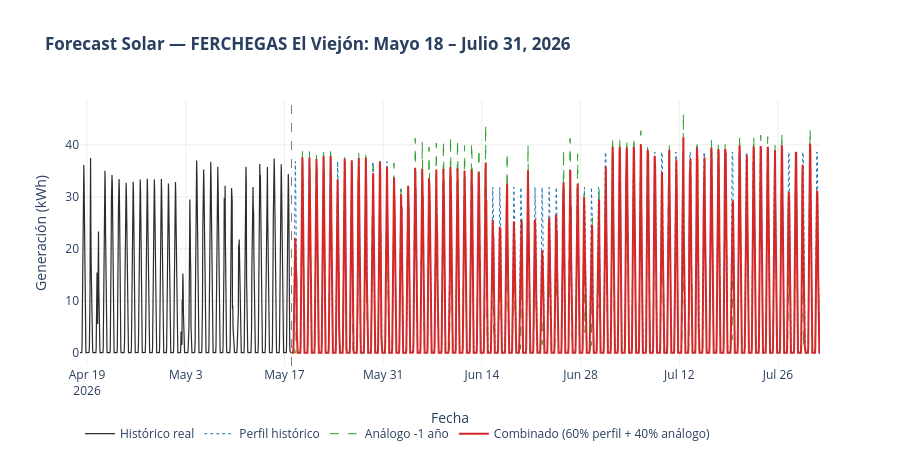

Source (notebook cell):
### Markdown cell above
## 5. Gráficas

### Code cell
hist_rec = df[df['Datetime'] >= '2026-04-18'][['Datetime','Generacion_kWh']]

fig_serie = go.Figure()
fig_serie.add_trace(go.Scatter(
    x=hist_rec['Datetime'], y=hist_rec['Generacion_kWh'],
    mode='lines', name='Histórico real', line=dict(color='#2c2c2c', width=1.2),
    hovertemplate='%{x|%d %b %H:%M}<br>Real: %{y:.1f} kWh<extra></extra>'
))
fig_serie.add_trace(go.Scatter(
    x=df_fc['Datetime'], y=df_fc['Gen_perfil'],
    mode='lines', name='Perfil histórico', line=dict(color='#1f77b4', width=1.0, dash='dot'),
    hovertemplate='%{x|%d %b %H:%M}<br>Perfil: %{y:.1f} kWh<extra></extra>'
))
fig_serie.add_trace(go.Scatter(
    x=df_fc['Datetime'], y=df_fc['Gen_analogo'],
    mode='lines', name='Análogo -1 año', line=dict(color='#2ca02c', width=1.0, dash='dash'),
    hovertemplate='%{x|%d %b %H:%M}<br>Análogo: %{y:.1f} kWh<extra></extra>'
))
fig_serie.add_trace(go.Scatter(
    x=df_fc['Datetime'], y=df_fc['Gen_combinada'],
    mode='lines', name='Combinado (60% perfil + 40% análogo)', line=dict(color='#d62728', width=2),
    hovertemplate='%{x|%d %b %H:%M}<br>Combinado: %{y:.1f} kWh<extra></extra>'
))
fig_serie.add_vline(x='2026-05-18', line_dash='dash', line_color='gray', line_width=1)
fig_serie.update_layout(
    title='<b>Forecast Solar — FERCHEGAS El Viejón: Mayo 18 – Julio 31, 2026</b>',
    xaxis_title='Fecha', yaxis_title='Generación (kWh)',
    plot_bgcolor='white', height=460,
    xaxis=dict(showgrid=True, gridcolor='#eee'),
    yaxis=dict(showgrid=True, gridcolor='#eee'),
    legend=dict(orientation='h', y=-0.2)
)
fig_serie.show()

### Figure 1 — Plotly figure (JSON) as saved in the notebook; plotly's stock layout.template omitted (floating-point values rounded to 4 significant figures; data arrays with more than 128 entries replaced by an {"elided": "..."} marker saying what was removed)
{"data": [{"hovertemplate": "%{x|%d %b %H:%M}<br>Real: %{y:.1f} kWh<extra></extra>", "line": {"color": "#2c2c2c", "width": 1.2}, "mode": "lines", "name": "Histórico real", "type": "scatter", "x": {"elided": "720 str values"}, "y": {"elided": "720 float values"}}, {"hovertemplate": "%{x|%d %b %H:%M}<br>Perfil: %{y:.1f} kWh<extra></extra>", "line": {"color": "#1f77b4", "dash": "dot", "width": 1}, "mode": "lines", "name": "Perfil histórico", "type": "scatter", "x": {"elided": "1800 str values"}, "y": {"elided": "1800 float values"}}, {"hovertemplate": "%{x|%d %b %H:%M}<br>Análogo: %{y:.1f} kWh<extra></extra>", "line": {"color": "#2ca02c", "dash": "dash", "width": 1}, "mode": "lines", "name": "Análogo -1 año", "type": "scatter", "x": {"elided": "1800 str values"}, "y": {"elided": "1800 float values"}}, {"hovertemplate": "%{x|%d %b %H:%M}<br>Combinado: %{y:.1f} kWh<extra></extra>", "line": {"color": "#d62728", "width": 2}, "mode": "lines", "name": "Combinado (60% perfil + 40% análogo)", "type": "scatter", "x": {"elided": "1800 str values"}, "y": {"elided": "1800 float values"}}], "layout": {"height": 460, "legend": {"orientation": "h", "y": -0.2}, "plot_bgcolor": "white", "shapes": [{"line": {"color": "gray", "dash": "dash", "width": 1}, "type": "line", "x0": "2026-05-18", "x1": "2026-05-18", "xref": "x", "y0": 0, "y1": 1, "yref": "y domain"}], "title": {"text": "<b>Forecast Solar — FERCHEGAS El Viejón: Mayo 18 – Julio 31, 2026</b>"}, "xaxis": {"gridcolor": "#eee", "showgrid": true, "title": {"text": "Fecha"}}, "yaxis": {"gridcolor": "#eee", "showgrid": true, "title": {"text": "Generación (kWh)"}}}}
